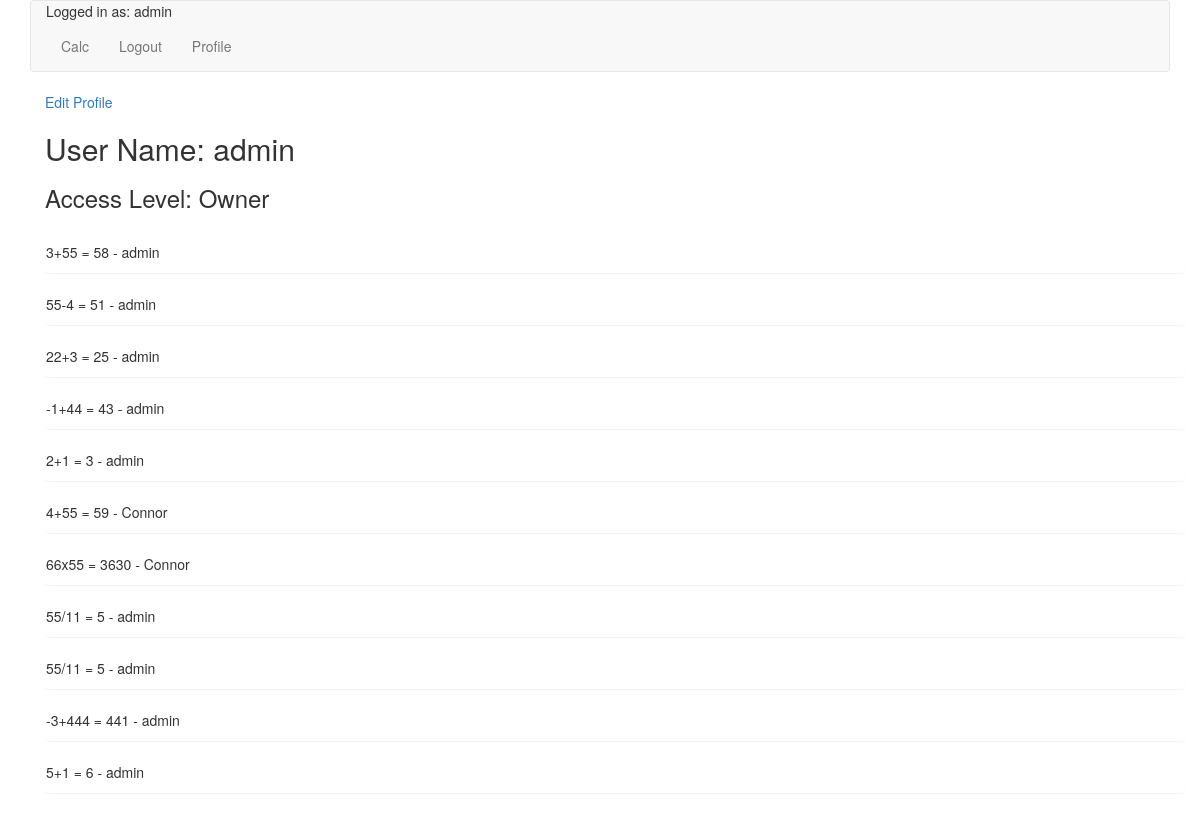
/accounts/profile/ (signed in), run on the app's committed database.
### app/models.py (models this page shows)
class Operation_obj(models.Model):
    user = models.ForeignKey('auth.User')
    eq = models.CharField(max_length = 255)
    answer = models.IntegerField()

### app/views.py (the view)
# urls.py: url(r'^accounts/profile/$', ProfileView.as_view(), name="profile_view"),
class ProfileView(ListView):
    model = User
    template_name = "profile.html"
    def get_context_data(self):
        context = super().get_context_data()
        EQS = Operation_obj.objects.filter(user = self.request.user)
        EQS_owner = Operation_obj.objects.all()
        context['EQS_owner'] = EQS_owner
        context['EQS'] = EQS
        return context

### templates/profile.html (shortened to what this page needs)
{% extends 'base.html' %}
{% block content %}
<div class="container">
<a href="{% url 'profile_update_view' request.user.profile.id  %}">Edit Profile</a>
<h2>User Name: {{ request.user }}</h2>
{% if request.user.profile.access_level == 'o' %}
<h3>Access Level: Owner</h3><br>
{% for x in EQS_owner %}
<div class="panel">
<p>{{ x.eq }} {{ x.answer }} - {{ x.user }}</p>
</div>
{% endfor %}
{% endif %}
</div>
{% endblock %}

### templates/base.html (shortened to what this page needs)
{% load staticfiles %}
<!DOCTYPE html>
<html>
  <head>
     <link rel="stylesheet" href="{% static 'css/bootstrap.css' %}" media="screen" title="no title">
  </head>
  <body>
    <div class="container">
    <nav class="navbar navbar-default">
  <div class="container-fluid">
    <div class="nav navbar-nav">
        <li class="right">Logged in as: {{ request.user }}</li><br>
        <li><a href="{% url 'index_view' %}">Calc</a></li>
        <li><a href="{% url 'logout' %}?next={% url 'index_view' %}">Logout</a></li>
        <li><a href="{% url 'profile_view' %}">Profile</a></li>
    </div>
  </div>
</nav>
    {% block content %}{% endblock %}
  </body>
</html>

### data on the page
Operation_obj: eq "3+55 =", answer "58", user "admin"
Operation_obj: eq "55-4 =", answer "51", user "admin"
Operation_obj: eq "22+3 =", answer "25", user "admin"
Operation_obj: eq "-1+44 =", answer "43", user "admin"
Operation_obj: eq "2+1 =", answer "3", user "admin"
Operation_obj: eq "4+55 =", answer "59", user "Connor"
Operation_obj: eq "66x55 =", answer "3630", user "Connor"
Operation_obj: eq "55/11 =", answer "5", user "admin"
Operation_obj: eq "55/11 =", answer "5", user "admin"
Operation_obj: eq "-3+444 =", answer "441", user "admin"
Operation_obj: eq "5+1 =", answer "6", user "admin"

### other printed values
{{ request.user }} "admin"
